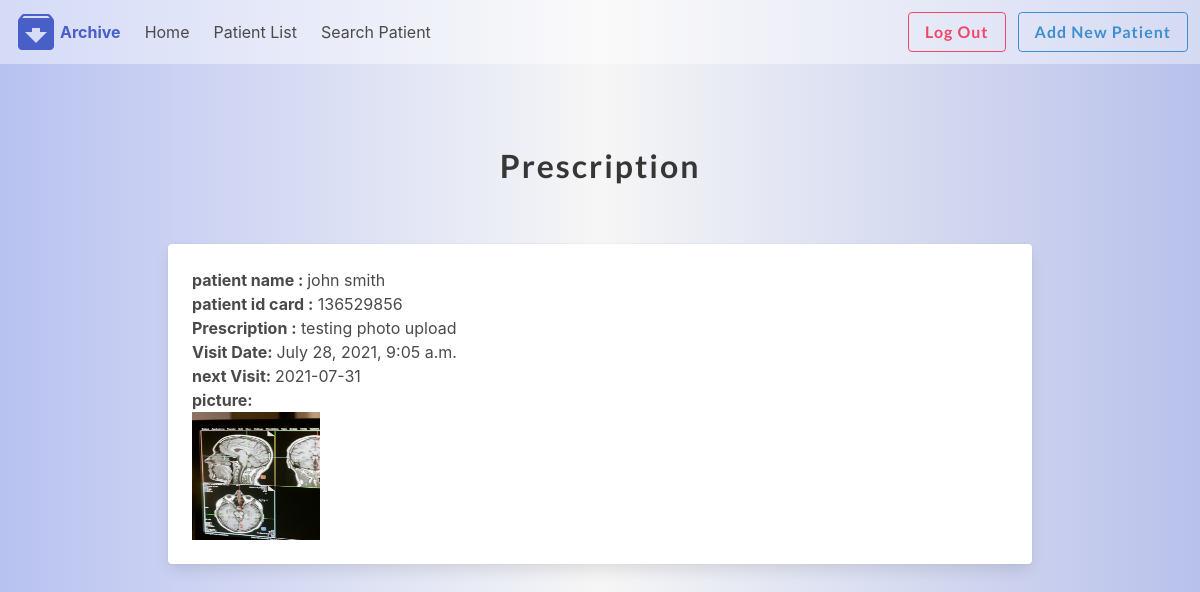
The page /patient/25/Prescription (signed in) on the database its author committed.
### patienthistory/models.py (models this page shows, shortened)
class Patient(models.Model):
    drId = models.ForeignKey(User, on_delete=models.CASCADE, default=1)
    first_name = models.CharField(max_length=50, null=True, blank=True)
    last_name = models.CharField(max_length=50, null=True, blank=True)
    picture = models.ImageField(upload_to=user_directory_path, blank=True, null=True, verbose_name='Picture')
    phone = models.CharField(max_length=50, null=True, blank=True)
    about = models.TextField(max_length=300, null=True, blank=True)
    email = models.CharField(max_length=50, null=True, blank=True)
    Id_card_number = models.CharField(max_length=50, null=True, blank=True)
    location = models.CharField(max_length=50, null=True, blank=True)
    illness = models.CharField(max_length=50, null=True, blank=True)

class PatientHistory(models.Model):
    PatientId = models.ForeignKey(Patient, on_delete=models.CASCADE, blank=True, null=True)
    Prescription = models.TextField(max_length=300, null=True, blank=True)
    nextVisit = models.CharField(null=True, blank=True, max_length=30)
    picture = models.ImageField(upload_to=user_hitory_path, blank=True, null=True, verbose_name='Picture')
    VisitDate = models.DateTimeField(auto_now_add=True, blank=True)
    Description = models.TextField(max_length=300, null=True, blank=True)

### patienthistory/views.py (the view)
# urls.py: path('<history>/Prescription', views.Prescription, name='Prescription'),
@login_required
def Prescription(request, history):
    history = PatientHistory.objects.get(id=history)
    username = Patient.objects.get(id=history.PatientId_id)
    context = {'history': history,
               'username': username
               }
    return render(request, 'patienthistory/Prescription.html', context)

### patienthistory/templates/patienthistory/Prescription.html (shortened to what this page needs)
{% extends 'patienthistory/base.html' %}
{% block content %}
    <section class="section">
        <div class="container">
            <div class="columns is-mobile is-centered">
                <div class="column">
                    <br>
                    <div class="column">
                        <h1 class="title" style="text-align: center">
                            Prescription
                        </h1>
                    </div>
                    <section class="section">
                        <div class="container">
                            <div class="card">
                                <div class="card-content">
                                    <div class="content">
                                        <b> patient name : </b>{{ username.first_name }} {{ username.last_name }} <br>
                                        <b>patient id card :</b> {{ username.Id_card_number }} <br>
                                        <b>Prescription :</b> {{ history.Prescription }} <br>
                                        <b>Visit Date: </b> {{ history.VisitDate }} <br>
                                        {% if history.nextVisit %}
                                            <b>next Visit: </b> {{ history.nextVisit }}<br>
                                        {% endif %}
                                        {% if history.picture %}
                                            <b>picture: </b>
                                            <a href="{{ history.picture.url }}">
                                                <img class="image is-128x128"
                                                     src="{{ history.picture.url }}"
                                                     alt="Image">
                                            </a>
                                        {% endif %}
                                    </div>
                                </div>
                            </div>
                        </div>
                    </section>
                </div>
            </div>
        </div>
    </section>
{% endblock %}

### patienthistory/static/patienthistory/style.css (style rules this page uses)
body { margin: 0; }
h1 { font-family: 'Lato', sans-serif; font-weight: 300; letter-spacing: 2px; font-size: 48px; }

### rows shown on the page
Patient: first_name "john", last_name "smith", Id_card_number "136529856"
PatientHistory: Prescription "testing photo upload", VisitDate "July 28, 2021, 9:05 a.m.", nextVisit "2021-07-31", picture (picture)
